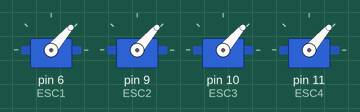
The sketch below on a simulated Arduino Uno, built with avr-gcc and run on an emulated ATmega328P. Parts: 4 × servo.

Above: at 5.1 s.
Timing chart, 0 to 6.6 s (numbered marks = the images above):
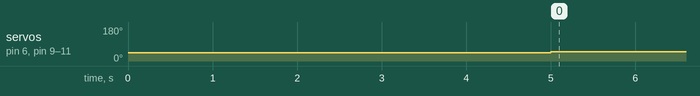

The sketch:

sketch_jan06b.ino
```cpp
#include <Servo.h>
Servo ESC1;
Servo ESC2;
Servo ESC3;
Servo ESC4;
int i = 1047;
void setup() {
  // put your setup code here, to run once:
ESC1.attach(6);
ESC1.writeMicroseconds(1000);
ESC2.attach(9);
ESC2.writeMicroseconds(1000);
ESC3.attach(10);
ESC3.writeMicroseconds(1000);
ESC4.attach(11);
ESC4.writeMicroseconds(1000);
delay(5000);
}

void loop() {
  // put your main code here, to run repeatedly:

ESC1.writeMicroseconds(i);
ESC2.writeMicroseconds(i);
ESC3.writeMicroseconds(i);
ESC4.writeMicroseconds(i);

}
```

Measured:
- by itself, servo on pin 6 (ESC1), servo on pin 9 (ESC2), servo on pin 10 (ESC3), servo on pin 11 (ESC4): 44° → 49° at 5.0 s
